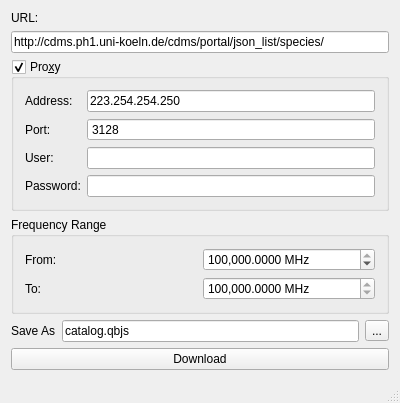
<?xml version="1.0" encoding="UTF-8"?>
<ui version="4.0">
 <class>MainWindow</class>
 <widget class="QMainWindow" name="MainWindow">
  <property name="geometry">
   <rect>
    <x>0</x>
    <y>0</y>
    <width>400</width>
    <height>400</height>
   </rect>
  </property>
  <property name="windowTitle">
   <string>qCatCreator</string>
  </property>
  <property name="windowIcon">
   <iconset resource="resource.qrc">
    <normaloff>:/img/icon.svg</normaloff>:/img/icon.svg</iconset>
  </property>
  <widget class="QWidget" name="centralWidget">
   <layout class="QGridLayout" name="gridLayout_3">
    <item row="6" column="0">
     <widget class="QPushButton" name="button_download">
      <property name="text">
       <string>Download</string>
      </property>
     </widget>
    </item>
    <item row="3" column="0">
     <widget class="QGroupBox" name="box_proxy">
      <property name="title">
       <string>Pro&amp;xy</string>
      </property>
      <property name="checkable">
       <bool>true</bool>
      </property>
      <layout class="QGridLayout" name="gridLayout">
       <item row="1" column="0">
        <widget class="QLabel" name="label_proxy_port">
         <property name="text">
          <string>Port:</string>
         </property>
        </widget>
       </item>
       <item row="3" column="1">
        <widget class="QLineEdit" name="text_proxy_pwd">
         <property name="text">
          <string/>
         </property>
         <property name="echoMode">
          <enum>QLineEdit::PasswordEchoOnEdit</enum>
         </property>
        </widget>
       </item>
       <item row="2" column="0">
        <widget class="QLabel" name="label_proxy_user">
         <property name="text">
          <string>User:</string>
         </property>
        </widget>
       </item>
       <item row="0" column="1">
        <widget class="QLineEdit" name="text_proxy_host">
         <property name="text">
          <string>223.254.254.250</string>
         </property>
        </widget>
       </item>
       <item row="0" column="0">
        <widget class="QLabel" name="label_proxy_host">
         <property name="text">
          <string>Address:</string>
         </property>
        </widget>
       </item>
       <item row="1" column="1">
        <widget class="QSpinBox" name="spin_proxy_port">
         <property name="buttonSymbols">
          <enum>QAbstractSpinBox::NoButtons</enum>
         </property>
         <property name="maximum">
          <number>65535</number>
         </property>
         <property name="value">
          <number>3128</number>
         </property>
        </widget>
       </item>
       <item row="3" column="0">
        <widget class="QLabel" name="label_proxy_pwd">
         <property name="text">
          <string>Password:</string>
         </property>
        </widget>
       </item>
       <item row="2" column="1">
        <widget class="QLineEdit" name="text_proxy_user">
         <property name="text">
          <string/>
         </property>
        </widget>
       </item>
      </layout>
     </widget>
    </item>
    <item row="0" column="0">
     <layout class="QVBoxLayout" name="layout_url">
      <item>
       <widget class="QLabel" name="label_url_cdms">
        <property name="text">
         <string>URL:</string>
        </property>
       </widget>
      </item>
      <item>
       <widget class="QLineEdit" name="text_url">
        <property name="text">
         <string>http://cdms.ph1.uni-koeln.de/cdms/portal/json_list/species/</string>
        </property>
       </widget>
      </item>
     </layout>
    </item>
    <item row="4" column="0">
     <widget class="QGroupBox" name="box_frrange">
      <property name="title">
       <string>Frequency Range</string>
      </property>
      <layout class="QGridLayout" name="gridLayout_2">
       <item row="0" column="0">
        <widget class="QLabel" name="label_frrange_from">
         <property name="text">
          <string>From:</string>
         </property>
        </widget>
       </item>
       <item row="1" column="0">
        <widget class="QLabel" name="label_frrange_to">
         <property name="text">
          <string>To:</string>
         </property>
        </widget>
       </item>
       <item row="0" column="1">
        <widget class="QDoubleSpinBox" name="spin_frrange_from">
         <property name="accelerated">
          <bool>true</bool>
         </property>
         <property name="showGroupSeparator" stdset="0">
          <bool>true</bool>
         </property>
         <property name="suffix">
          <string> MHz</string>
         </property>
         <property name="decimals">
          <number>4</number>
         </property>
         <property name="maximum">
          <double>170000.000000000000000</double>
         </property>
         <property name="value">
          <double>115000.000000000000000</double>
         </property>
        </widget>
       </item>
       <item row="1" column="1">
        <widget class="QDoubleSpinBox" name="spin_frrange_to">
         <property name="accelerated">
          <bool>true</bool>
         </property>
         <property name="showGroupSeparator" stdset="0">
          <bool>true</bool>
         </property>
         <property name="suffix">
          <string> MHz</string>
         </property>
         <property name="decimals">
          <number>4</number>
         </property>
         <property name="minimum">
          <double>115000.000000000000000</double>
         </property>
         <property name="maximum">
          <double>99999999.000000000000000</double>
         </property>
         <property name="value">
          <double>170000.000000000000000</double>
         </property>
        </widget>
       </item>
      </layout>
     </widget>
    </item>
    <item row="5" column="0">
     <layout class="QGridLayout" name="layout_saveTo">
      <item row="0" column="1">
       <widget class="QLineEdit" name="text_saveTo">
        <property name="text">
         <string>catalog.qbjs</string>
        </property>
        <property name="readOnly">
         <bool>true</bool>
        </property>
       </widget>
      </item>
      <item row="0" column="0">
       <widget class="QLabel" name="label_saveTo">
        <property name="text">
         <string>Save As</string>
        </property>
       </widget>
      </item>
      <item row="0" column="2">
       <widget class="QToolButton" name="button_browse">
        <property name="text">
         <string notr="true">...</string>
        </property>
       </widget>
      </item>
     </layout>
    </item>
   </layout>
  </widget>
  <widget class="QStatusBar" name="statusBar"/>
 </widget>
 <layoutdefault spacing="6" margin="11"/>
 <resources>
  <include location="resource.qrc"/>
 </resources>
 <connections/>
</ui>
